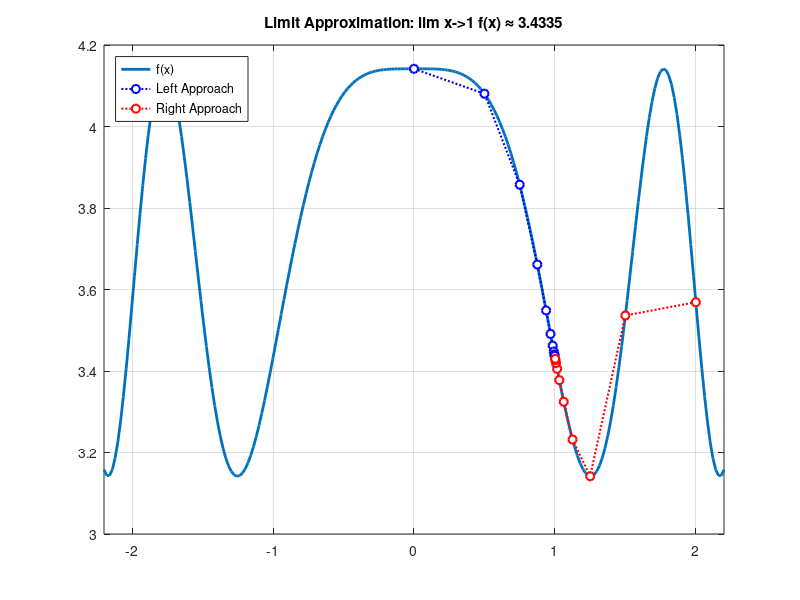
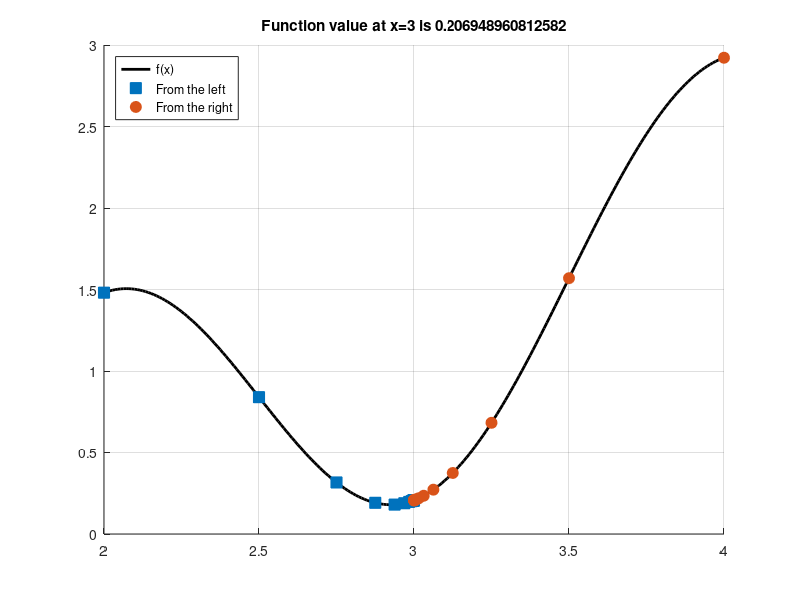

Write MATLAB code to recreate these figures, in order. (Note: this script raises an error after producing the figures.)
%% Limits via Zeno's Paradox
% This script demonstrates the concept of a limit by iteratively
% approaching a point from both the left and the right.

% Define the function using an anonymous
% f(x) = cos^2(x^2) + pi
f = @(x) cos(x.^2).^2 + pi;

% --- Plotting---
figure(1);
clf; % Clear the current figure
fplot(f, [-2.2, 2.2], 'LineWidth', 2);
grid on;
hold on; % Hold the plot to draw on top of it

%% Approximate the limit of the function via Zeno's paradox
% We will find the limit: lim x->1 f(x) = ?

a = 1;        % The point to approach
nRep = 10;    % Number of iterations

% Starting x-values (on either side of 'a')
x0 = [a-1, a+1]; % Starts at [0, 2]

% Pre-allocate matrices to store the results for each iteration
xAxisVals = zeros(nRep, 2);
limitVals = zeros(nRep, 2);

% Zeno's paradox algorithm
for i = 1:nRep
    % Store the current x and f(x) values
    xAxisVals(i, :) = x0;
    limitVals(i, :) = f(x0);
    
    % Update the x-values (move them halfway towards 'a')
    x0 = (x0 + a) / 2;
end

% --- Plot the approximation steps ---
% Plot the left approach points (in blue)
plot(xAxisVals(:, 1), limitVals(:, 1), 'b:o', 'LineWidth', 1.5, 'MarkerFaceColor', 'w');

% Plot the right approach points (in green)
plot(xAxisVals(:, 2), limitVals(:, 2), 'r:o', 'LineWidth', 1.5, 'MarkerFaceColor', 'w');

% Update the title and legend
title(['Limit Approximation: lim x->1 f(x) ≈ ' num2str(f(a))]);
legend('f(x)', 'Left Approach', 'Right Approach', 'Location', 'northwest');
hold off;

%% Another limit aproximation 
% 1. Setup
clear; clc; close all;
a = 3;      % Point to approach
nRep = 15;  % Number of steps

% 2. Define Function and Run Algorithm
f = @(x) cos(x*pi) + log(x).^2;
x_hist = zeros(nRep, 2);
y_hist = zeros(nRep, 2);
x_points = [a - 1, a + 1]; % Starting points

for i = 1:nRep
    x_hist(i, :) = x_points;
    y_hist(i, :) = f(x_points);
    x_points = (x_points + a) / 2; % Move halfway closer to 'a'
end

% 3. Visualize and Display Results
figure('Color','white');
hold on;

fplot(f, [a - 1, a + 1], 'k', 'LineWidth', 2);
plot(x_hist(:, 1), y_hist(:, 1), 's', 'MarkerFaceColor', '#0072BD', 'MarkerSize', 8); % Left
plot(x_hist(:, 2), y_hist(:, 2), 'o', 'MarkerFaceColor', '#D95319', 'MarkerSize', 8); % Right

grid on;
title(sprintf('Function value at x=%d is %.15f', a, f(a)));
legend('f(x)', 'From the left', 'From the right', 'Location', 'NorthWest');
hold off;

fprintf('Limit from left:  %.15f\n', y_hist(end, 1));
fprintf('Limit from right: %.15f\n', y_hist(end, 2));
fprintf('Actual value:     %.15f\n', f(a));

%% Find the limits with "symbolic" variable and function
syms x
f_sym = cos(x*pi) + log(x)^2;

% 2. Calculate the analytic limits
limit_left = limit(f_sym, x, 3, 'left');
limit_right = limit(f_sym, x, 3, 'right');
actual_value = subs(f_sym, x, 3); % Substitute x=3 into the function

% 3. Display the symbolic (exact) results
disp('Limit as x approaches 3 from the left:');
disp(limit_left);

disp('Limit as x approaches 3 from the right:');
disp(limit_right);

disp('Exact function value at x=3 (Symbolic):');
disp(actual_value);

% 4. Convert the symbolic result to a numerical value
numerical_value = double(actual_value);

fprintf('\nFunction value at limit (Numeric):\n%.15f\n', numerical_value);


%% Infinite Limits Example
clear; clc; close all;

%% 1. Symbolic Limit Calculation

% Define symbolic variable and function
syms x
f_sym = 1 / (x-2)^2;

% Calculate limits as x approaches 2
lim_left  = limit(f_sym, x, 2, 'left');
lim_right = limit(f_sym, x, 2, 'right');
lim_total = limit(f_sym, x, 2);

% Display results
fprintf('Limit as x->2 from the left:  %s\n', char(lim_left));
fprintf('Limit as x->2 from the right: %s\n', char(lim_right));
fprintf('Limit as x->2 (two-sided):    %s\n', char(lim_total));


%% 2. Plotting the Function

figure('Color', 'white');
hold on;

% Plot the function itself
fplot(f_sym, [0, 4], 'LineWidth', 2, 'Color', '#0072BD');

% Draw the vertical asymptote at x=2
xline(2, '--', 'Color', [0.5 0.5 0.5]);

% Set plot limits and labels
ylim([0 100]);
xlim([0 4]);
grid on;
box on;
title('$f(x) = \frac{1}{(x-2)^2}$', 'Interpreter', 'latex', 'FontSize', 16);
xlabel('x');
ylabel('f(x)');

hold off;

%% Undefined Limits Example
clear; clc; close all;

%% 1. Symbolic Limit Calculation

% Define the symbolic variable and function
syms x
f_sym = abs(x - 2) / (x - 2);

% Calculate the one-sided limits
lim_left  = limit(f_sym, x, 2, 'left');
lim_right = limit(f_sym, x, 2, 'right');
lim_total = limit(f_sym, x, 2); % Will be NaN (undefined)

% Display the results
fprintf('Limit as x->2 from the left:  %s\n', char(lim_left));
fprintf('Limit as x->2 from the right: %s\n', char(lim_right));
fprintf('Limit as x->2 (two-sided):    %s\n', char(lim_total));


%% 2. Plotting the Function

figure('Color','white');
% fplot is excellent at finding and showing discontinuities
fplot(f_sym, [-2, 4], 'LineWidth', 2);

% --- Customize the plot to look like the example ---
ax = gca;
ax.XAxisLocation = 'origin'; % Center the axes at (0,0)
ax.YAxisLocation = 'origin';
box off; % Remove the box outline
ylim([-1.5, 1.5]);
xlabel('x');
ylabel('f(x)');
title('$f(x) = \frac{|x-2|}{x-2}$', 'Interpreter', 'latex', 'FontSize', 16);

%% Properties of limits
% Factorable: lim(cf) = c*lim(f)
% Additive: lim(f + g) = lim(f) + lim(g)
% Multiplicative: lim(f*g) = lim(f) * lim(g)
% Divisive: lim(f / g) = lim(f) / lim(g)

%% Exercise: Limits are factorable
clear; clc; close all;
% Define the function
syms x
f_x = x^3/3 + 100*sqrt(abs(x));

% Show that as x -> 5, lim(cf) = c(lim(f)) 
% Define random constant c
c = rand(1);

lim_left_1  = limit(c*f_x, x, 5, 'left');
lim_right_1 = limit(c*f_x, x, 5, 'right');
lim_total_1 = limit(c*f_x, x, 5); % Will be NaN (undefined)

lim_left_2  = c*limit(f_x, x, 5, 'left');
lim_right_2 = c*limit(f_x, x, 5, 'right');
lim_total_2 = c*limit(f_x, x, 5); % Will be NaN (undefined)

disp(double(lim_left_1) == double(lim_left_2));
disp(double(lim_right_1) == double(lim_right_2));
disp(double(lim_total_1) == double(lim_total_2));

%% Exercise: Limits are additive
clear; clc; close all;
syms x

fx = log(x) + x^2;
gx = exp(-x) + x^3;


lim_total_1 = limit(fx, x, pi) + limit(gx, x, pi);
lim_total_2 = limit(fx+gx, x, pi);

disp(double(lim_total_1));
disp(double(lim_total_2));

%% Exercise: Limits are multiplicative
lim_total_1 = limit(fx, x, pi) * limit(gx, x, pi);
lim_total_2 = limit(fx*gx, x, pi);
disp(double(lim_total_1));
disp(double(lim_total_2));

%% More:
lim_total_1 = limit(fx, x, pi) * limit(fx, x, pi) * limit(fx, x, pi);
lim_total_2 = limit(fx^3, x, pi);
disp(double(lim_total_1));
disp(double(lim_total_2));

%% Exercise: Limits are divisive
clear; clc; close all;
syms x

fx = log(x) + x^2;
gx = exp(-x) + x^3;
hx = x^3 + x^2 + x;

%% as x -> pi:
lim_1 = limit(fx, x, pi) / limit(gx, x, pi);
lim_2 = limit(fx/gx, x, pi);
disp(double(lim_1));
disp(double(lim_2));

%% as x -> 0:
lim_3 = limit(gx, x, 0) / limit(hx, x, 0);
lim_4 = limit(gx/hx, x, 0);
disp(double(lim_3));
disp(double(lim_4));
%% The problem here: These properties are valid only when the limit exist!! 
% There is no limit for two sided limit in the lim4....
lim_3 = limit(gx, x, 0) / limit(hx, x, 0, "right");
lim_4 = limit(gx/hx, x, 0, "right");
disp(double(lim_3));
disp(double(lim_4));

lim_3 = limit(gx, x, 0) / limit(hx, x, 0, "left");
lim_4 = limit(gx/hx, x, 0, "left");
disp(double(lim_3));
disp(double(lim_4));
% Plot
figure('Color','white');
% fplot is excellent at finding and showing discontinuities
fplot(gx/hx, [-5, 5], 'LineWidth', 2);

% --- Customize the plot to look like the example ---
ax = gca;
ax.XAxisLocation = 'origin'; % Center the axes at (0,0)
ax.YAxisLocation = 'origin';
box off; % Remove the box outline
ylim([-1.5, 1.5]);
xlabel('x');
ylabel('f(x)');

%% Defining Discontinuities with limits.
% Jump Discontinuity: One sided limits exist but differ
% Infinite Discontinuity: One or two-sided limits are Inf.
% Removable Discontinuity: Limit is not same with the func value

%% Jump Discontinuity
% Estimate the limits for the piecewise function
clear; clc; close all;

% 1. Define the three pieces of the function IN MATLAB FUNCTION!!
function y = piecewise_f(x)
%   The function is defined as:
%     - y = sin(x*pi)      if x < 0
%     - y = 1.5            if x = 0
%     - y = -(x - 2)^2     if x > 0

% Define a small tolerance to handle floating-point comparisons
tol = 1e-6; % A small number for the "bullseye" around zero

% Initialize the output vector
y = zeros(size(x));

% Create logical indices based on the tolerance
idx_neg = (x < -tol);
idx_pos = (x > tol);
idx_zero = (abs(x) < tol); % Check if x is "close enough" to zero

% Apply the function's rules to the corresponding elements
y(idx_neg) = sin(x(idx_neg) * pi);
y(idx_zero) = 1.5;
y(idx_pos) = -(x(idx_pos) - 2).^2;

end

% --- Example Script Using piecewise_f ---
% 1. Define the domain
x_values = linspace(-1, 2, 1000);

% 2. Call your new function to get the y-values
y_values = piecewise_f(x_values);

% 3. Create the plot
figure('Color', 'white');
plot(x_values, y_values, 'o', 'MarkerFaceColor', '#0072BD', 'MarkerEdgeColor', 'none');

grid on;
xlabel('x');
ylabel('y=f(x)');
title('Plot Generated from piecewise_f.m');


% --- Limit Estimation Algorithm ---
nRep = 10; % Number of estimation steps

% For the left limit (approaching 0 from negative side)
x_left = -0.1; % Starting point
x_hist_left = zeros(nRep, 1);
y_hist_left = zeros(nRep, 1);
for i = 1:nRep
    x_hist_left(i) = x_left;
    % The function automatically uses the correct rule because x_left < 0
    y_hist_left(i) = piecewise_f(x_left);
    x_left = x_left / 2; % Move halfway to 0
end

% For the right limit (approaching 0 from positive side)
x_right = 0.1; % Starting point
x_hist_right = zeros(nRep, 1);
y_hist_right = zeros(nRep, 1);
for i = 1:nRep
    x_hist_right(i) = x_right;
    % The function automatically uses the correct rule because x_right > 0
    y_hist_right(i) = piecewise_f(x_right);
    x_right = x_right / 2; % Move halfway to 0
end

% --- Display Text Results ---
fprintf('Limit approaches %.15f from the left.\n', y_hist_left(end));
fprintf('Limit approaches %.15f from the right.\n', y_hist_right(end));
fprintf('Function value at x=0: %.1f\n\n', piecewise_f(0));

% --- Create the Plot ---
figure('Color','white');
hold on;
plot(x_hist_left, y_hist_left, 's', 'MarkerFaceColor', '#0072BD', 'MarkerSize', 8);
plot(x_hist_right, y_hist_right, 'o', 'MarkerFaceColor', '#D95319', 'MarkerSize', 8);
% Get the actual value directly from the function
plot(0, piecewise_f(0), 'rx', 'MarkerSize', 12, 'LineWidth', 2);

% Customize plot
grid on;
title(sprintf('Function value at x=0 is %.1f.', piecewise_f(0)));
xlabel('x');
ylabel('y');
legend('From the left', 'From the right', 'y=f(0)', 'Location', 'NorthEast');
hold off;

%% Jump Discontinuity
%% Symbolic analysis of a jump discontinuity
clear; clc; close all;

% 1. Define the symbolic variable
syms x

% 2. Create the symbolic piecewise function
f_sym = piecewise( ...
    x < 0, sin(x*pi), ...
    x == 0, 1.5, ...
    x > 0, -(x-2)^2);

% 3. Calculate the limits
lim_left  = limit(f_sym, x, 0, 'left');
lim_right = limit(f_sym, x, 0, 'right');
lim_total = limit(f_sym, x, 0); % Will be NaN (undefined)

% 4. Find the actual function value by substitution
val_at_0 = subs(f_sym, x, 0);

% 5. Display all results
fprintf('Limit as x approaches 0 from the left:  %s\n', char(lim_left));
fprintf('Limit as x approaches 0 from the right: %s\n', char(lim_right));
fprintf('Two-sided limit as x approaches 0:    %s\n', char(lim_total));
fprintf('Function value at limit:              %s\n', char(val_at_0));

%% Symbolic analysis of an infinite discontinuity
clear; clc; close all;

% 1. Define the symbolic variable and function
syms x
f_sym = 3 / (1 - x^2);

% 2. Calculate limits as x approaches -1
lim_left  = limit(f_sym, x, -1, 'left');
lim_right = limit(f_sym, x, -1, 'right');
lim_total = limit(f_sym, x, -1); % Will be NaN

% 3. Display the results
fprintf('Limit as x approaches -1 from the left:  %s\n', char(lim_left));
fprintf('Limit as x approaches -1 from the right: %s\n', char(lim_right));
fprintf('Two-sided limit as x approaches -1:    %s\n', char(lim_total));

% 4. Plot the function and its asymptotes
figure('Color', 'white');
hold on;

fplot(f_sym, [-2.5, 2.5], 'LineWidth', 2);
xline(-1, '--k'); % Asymptote at x=-1
xline(1, '--k');  % Asymptote at x=1

% Customize the plot
ylim([-10, 10]);
grid on;
box on;
xlabel('x');
ylabel('f(x)');
title('$f(x) = \frac{3}{1-x^2}$', 'Interpreter', 'latex', 'FontSize', 16);

hold off;

%% Symbolic analysis of an oscillating discontinuity
clear; clc; close all;

% 1. Define the symbolic variable and function
syms x
f_sym = sin(1/x);

% 2. Calculate limits as x approaches 0
% The limit does not exist because of the infinite oscillation.
% MATLAB will return NaN (Not a Number).
lim_left  = limit(f_sym, x, 0, 'left');
lim_right = limit(f_sym, x, 0, 'right');
lim_total = limit(f_sym, x, 0);

% 3. Display the results
fprintf('Limit as x approaches 0 from the left:  %s\n', char(lim_left));
fprintf('Limit as x approaches 0 from the right: %s\n', char(lim_right));
fprintf('Two-sided limit as x approaches 0:    %s\n', char(lim_total));

% 4. Plot the function to visualize the oscillation
figure('Color', 'white');
fplot(f_sym, [-0.1, 0.1], 'LineWidth', 1.5);

% Customize the plot
ylim([-1.5, 1.5]);
grid on;
box on;
xlabel('x');
ylabel('f(x)');
title('$f(x) = \sin(1/x)$', 'Interpreter', 'latex', 'FontSize', 16);

%% Limits of trig functions
%% Verifying Two Important Trigonometric Limits
clear; clc; close all;

% 1. Define the symbolic variable
syms x

% 2. Define the two functions from the exercise
f1 = sin(x) / x;
f2 = (cos(x) - 1) / x;

% 3. Calculate the limits as x approaches 0
limit_f1 = limit(f1, x, 0);
limit_f2 = limit(f2, x, 0);

% 4. Display the results
fprintf('The limit of sin(x)/x as x->0 is: %s\n', char(limit_f1));
fprintf('The limit of (cos(x)-1)/x as x->0 is: %s\n', char(limit_f2));

% 5. Visualize the limits
figure('Color', 'white');

% Subplot for sin(x)/x
subplot(2, 1, 1);
fplot(f1, [-10, 10], 'LineWidth', 2);
hold on;
plot(0, 1, 'ro', 'MarkerSize', 8, 'LineWidth', 2); % Mark the limit
grid on;
title('$\lim_{x \to 0} \frac{\sin(x)}{x} = 1$', 'Interpreter', 'latex', 'FontSize', 16);
xlabel('x');
ylabel('f(x)');

% Subplot for (cos(x)-1)/x
subplot(2, 1, 2);
fplot(f2, [-10, 10], 'LineWidth', 2);
hold on;
plot(0, 0, 'ro', 'MarkerSize', 8, 'LineWidth', 2); % Mark the limit
grid on;
title('$\lim_{x \to 0} \frac{\cos(x)-1}{x} = 0$', 'Interpreter', 'latex', 'FontSize', 16);
xlabel('x');
ylabel('f(x)');

%% Squeeze Theorem 

% The Squeeze Theorem is a method to find the limit of a function that is
% difficult to analyze directly. We do this by "squeezing" it between two
% other, simpler functions whose limits are known.
%
% The core idea is:
% 1. You have a complicated function, f(x)
% 2. You find two simpler functions, g(x) and h(x) that trap 
% f(x) between them: h(x) <= f(x) <= g(x).
% 3. If the two "functions (g and h) meet at the SAME limit 'L' as
%    they approach a point 'a', then the function f(x) has no
%    choice but to also be squeezed to that same limit 'L'.

%% Squeeze Theorem for a Limit at Infinity
clear; clc; close all;

% --- 1. Define the Symbolic Functions ---
% Define theta as a symbolic variable.
syms theta

% The function we want to analyze
f = sin(theta) / theta;

% The two "squeezing" functions
g = 1 / theta;  % The upper bound function
h = -1 / theta; % The lower bound function


% --- 2. Compute the Limits ---
% Calculate the limit of all three functions as theta approaches infinity.
limit_f = limit(f, theta, Inf);
limit_g = limit(g, theta, Inf);
limit_h = limit(h, theta, Inf);

% Display the results in the Command Window.
fprintf('Limit of g(theta) = 1/theta as theta -> inf:  %s\n', char(limit_g));
fprintf('Limit of h(theta) = -1/theta as theta -> inf: %s\n\n', char(limit_h));
fprintf('By the Squeeze Theorem, the limit of f(theta) is: %s\n', char(limit_f));


% --- 3. Plot the Functions ---
% Create a new figure and plot all three functions on the same axes.
figure('Color', 'white');
hold on; % Allow multiple plots

% Define the plot range.
plotRange = [-100, 100];

% Plot the functions with specified colors and line widths.
fplot(g, plotRange, 'r', 'LineWidth', 1.5);
fplot(f, plotRange, 'k', 'LineWidth', 1.0);
fplot(h, plotRange, 'b', 'LineWidth', 1.5);

% Customize the plot for clarity.
grid on;
box on;
ylim([-1, 1]); % Set y-axis limits to match the example
xlabel('\theta');
ylabel('f(\theta)');
title('Squeeze Theorem: $\lim_{\theta\to\infty} \frac{\sin(\theta)}{\theta} = 0$', 'Interpreter', 'latex');
legend('g(\theta) = 1/\theta', 'f(\theta) = sin(\theta)/\theta', 'h(\theta) = -1/\theta');

hold off;

